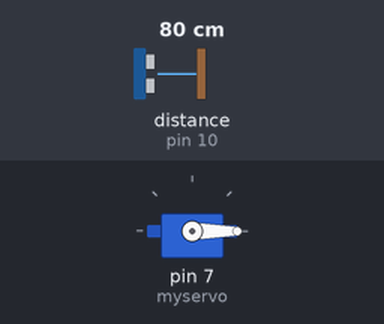
Recording of a sketch running on a simulated Arduino Uno, built with avr-gcc and run on an emulated ATmega328P. On the bench: servo. Wiring (inferred from the names in the program): ultrasonic range finder: trigger pin 9; echo pin 10. The inputs (shaded band) are chosen by the test bench; at power-on: distance to the obstacle (sensor on pin 10) 80 cm. The echo pulse lasts 58.3 µs per cm.

Above: at 1.2 s.
1.3 s: distance to the obstacle (sensor on pin 10) set to 22 cm
2.8 s: distance to the obstacle (sensor on pin 10) set to 19 cm
At 3.7 s:
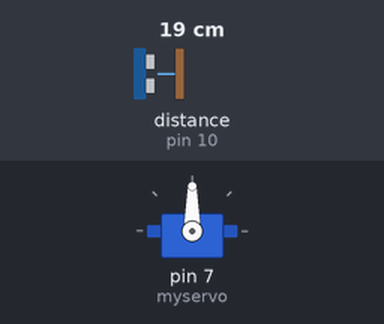
4.3 s: distance to the obstacle (sensor on pin 10) set to 35 cm
At 7.0 s:
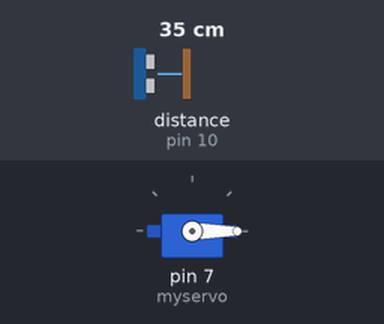
7.3 s: distance to the obstacle (sensor on pin 10) set to 2 cm
At 8.3 s:
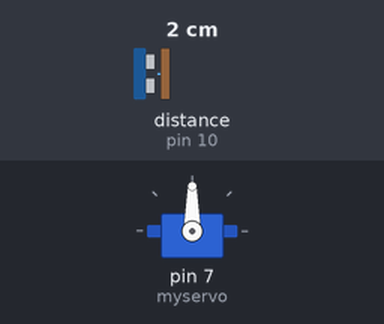
Timing chart, 0 to 9.8 s (numbered marks = the images above; inputs shaded):
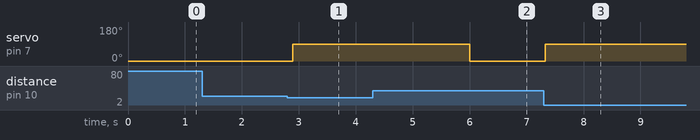

Measured:
- the behaviour switches between 21 and 20 cm on distance to the obstacle (sensor on pin 10) (found by bisection; images 0 and 1)
- after the input at 1.3 s, every drawn part: stays the same
- after the input at 2.8 s, servo on pin 7 (myservo): 0° → 90° after 0.10 s
- after the input at 4.3 s, servo on pin 7 (myservo): 90° → 0° after 1.7 s
- after the input at 7.3 s, servo on pin 7 (myservo): 0° → 90° at once

The sketch:

Smart_Dustbin.ino
```cpp
#include <Servo.h>

Servo myservo;
const int trigPin = 9;
const int echoPin = 10;

long duration;
int distance;

void setup() {
  myservo.attach(7);  // Servo pin 7 par connect hai
  pinMode(trigPin, OUTPUT);
  pinMode(echoPin, INPUT);

  myservo.write(0); // Shuruat me dustbin ka dhakkan band rahega
}

void loop() {
  // Ultrasonic sensor se distance measure karna
  digitalWrite(trigPin, LOW);
  delayMicroseconds(2);
  digitalWrite(trigPin, HIGH);
  delayMicroseconds(10);
  digitalWrite(trigPin, LOW);

  duration = pulseIn(echoPin, HIGH);
  distance = duration * 0.034 / 2; // Distance cm me convert kiya

  // Agar haath 20 cm ke andar aata hai
  if (distance < 20 && distance > 0) {
    myservo.write(90);  // Dhakkan kholne ke liye servo ko 90 degree rotate karo
    delay(3000);        // 3 seconds tak dhakkan khula rahega
  }
  else {
    myservo.write(0);   // Wapas dhakkan band kar do
  }
  delay(100);
}
```
